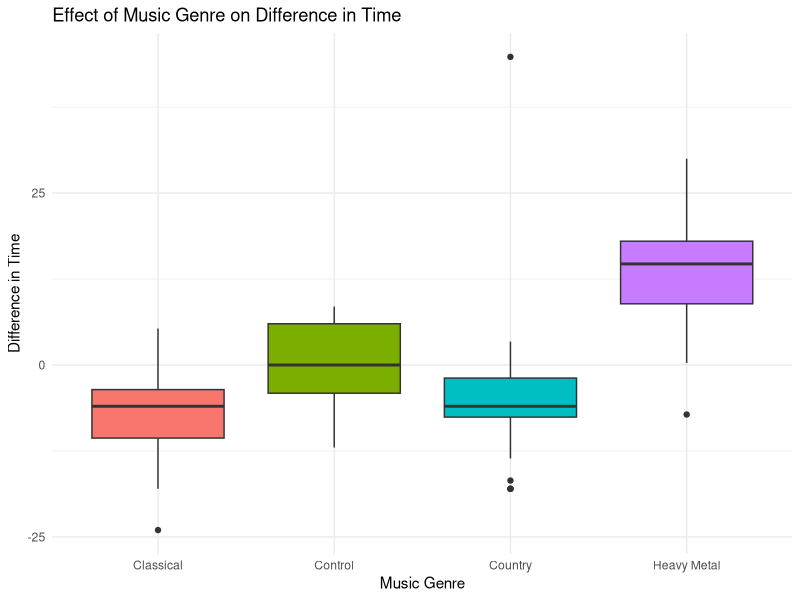
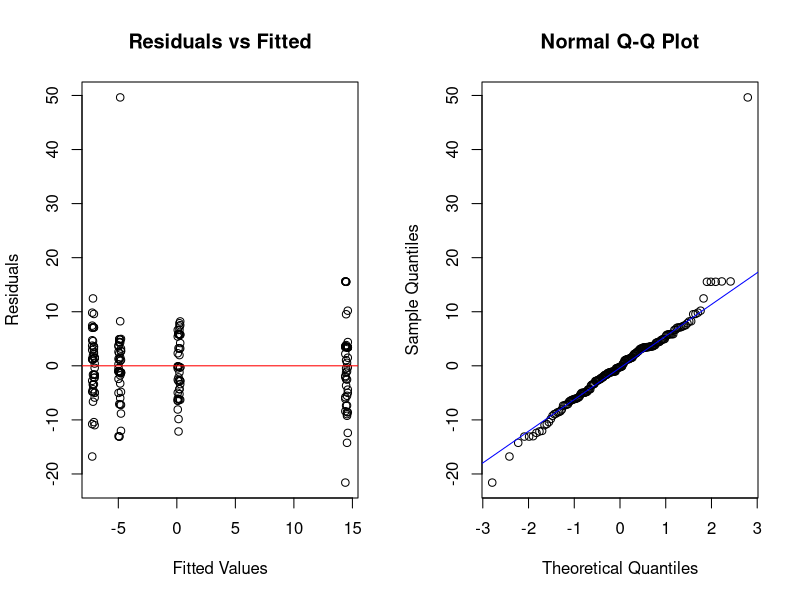

R code for these plots, in order:
## ---- chunk 1
knitr::opts_chunk$set(echo = TRUE)
## ---- chunk 2
library(dplyr)
library(ggplot2)
## ---- chunk 3
df <- read.csv("cleaned_results.csv")

model <- aov(Difference.in.Time ~ Music.Genre+Gender+Division, data = df)
summary(model)
## ---- chunk 4
# Post-hoc test
TukeyHSD(model)

# visualization
ggplot(df, aes(x = Music.Genre, y = Difference.in.Time, fill = Music.Genre)) +
  geom_boxplot() +
  labs(
    title = "Effect of Music Genre on Difference in Time",
    x = "Music Genre",
    y = "Difference in Time"
  ) +
  theme_minimal() +
  theme(legend.position = "none")
## ---- chunk 5
par(mfrow=c(1, 2))
res <- residuals(model)
fit <- fitted(model)
plot(fit, res, main = "Residuals vs Fitted", xlab = "Fitted Values", ylab = "Residuals")
abline(h = 0, col = "red")

qqnorm(res, main = "Normal Q-Q Plot")
qqline(res, col = "blue")
